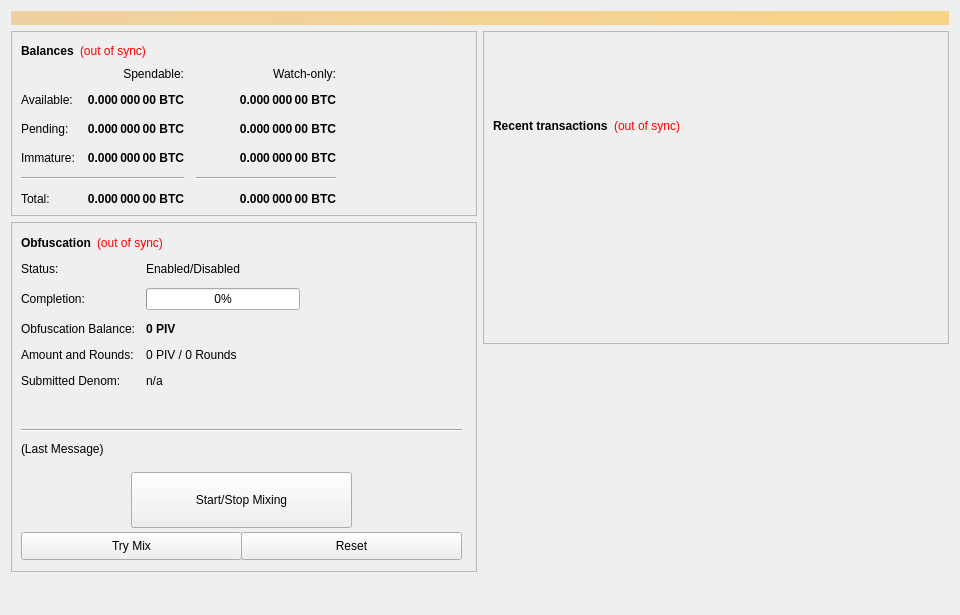
<?xml version="1.0" encoding="UTF-8"?>
<ui version="4.0">
 <class>OverviewPage</class>
 <widget class="QWidget" name="OverviewPage">
  <property name="geometry">
   <rect>
    <x>0</x>
    <y>0</y>
    <width>960</width>
    <height>615</height>
   </rect>
  </property>
  <property name="minimumSize">
   <size>
    <width>960</width>
    <height>0</height>
   </size>
  </property>
  <property name="windowTitle">
   <string>Form</string>
  </property>
  <layout class="QVBoxLayout" name="topLayout">
   <item>
    <widget class="QLabel" name="labelAlerts">
     <property name="visible">
      <bool>false</bool>
     </property>
     <property name="styleSheet">
      <string notr="true">background-color: qlineargradient(x1: 0, y1: 0, x2: 1, y2: 0, stop:0 #F0D0A0, stop:1 #F8D488); color:#000000;</string>
     </property>
     <property name="wordWrap">
      <bool>true</bool>
     </property>
     <property name="margin">
      <number>3</number>
     </property>
    </widget>
   </item>
   <item>
    <layout class="QHBoxLayout" name="horizontalLayout" stretch="1,1">
     <item>
      <layout class="QVBoxLayout" name="verticalLayout_2">
       <item>
        <widget class="QFrame" name="frame">
         <property name="frameShape">
          <enum>QFrame::StyledPanel</enum>
         </property>
         <property name="frameShadow">
          <enum>QFrame::Raised</enum>
         </property>
         <layout class="QVBoxLayout" name="verticalLayout_4">
          <item>
           <layout class="QHBoxLayout" name="horizontalLayout_4">
            <item>
             <widget class="QLabel" name="label_5">
              <property name="font">
               <font>
                <weight>75</weight>
                <bold>true</bold>
               </font>
              </property>
              <property name="text">
               <string>Balances</string>
              </property>
             </widget>
            </item>
            <item>
             <widget class="QLabel" name="labelWalletStatus">
              <property name="cursor">
               <cursorShape>WhatsThisCursor</cursorShape>
              </property>
              <property name="toolTip">
               <string>The displayed information may be out of date. Your wallet automatically synchronizes with the AZZURE network after a connection is established, but this process has not completed yet.</string>
              </property>
              <property name="styleSheet">
               <string notr="true">QLabel { color: red; }</string>
              </property>
              <property name="text">
               <string notr="true">(out of sync)</string>
              </property>
              <property name="alignment">
               <set>Qt::AlignLeading|Qt::AlignLeft|Qt::AlignVCenter</set>
              </property>
             </widget>
            </item>
            <item>
             <spacer name="horizontalSpacer_3">
              <property name="orientation">
               <enum>Qt::Horizontal</enum>
              </property>
              <property name="sizeHint" stdset="0">
               <size>
                <width>40</width>
                <height>20</height>
               </size>
              </property>
             </spacer>
            </item>
           </layout>
          </item>
          <item>
           <layout class="QGridLayout" name="gridLayout">
            <property name="spacing">
             <number>12</number>
            </property>
            <item row="2" column="2">
             <widget class="QLabel" name="labelWatchPending">
              <property name="font">
               <font>
                <weight>75</weight>
                <bold>true</bold>
               </font>
              </property>
              <property name="cursor">
               <cursorShape>IBeamCursor</cursorShape>
              </property>
              <property name="toolTip">
               <string>Unconfirmed transactions to watch-only addresses</string>
              </property>
              <property name="text">
               <string notr="true">0.000 000 00 BTC</string>
              </property>
              <property name="alignment">
               <set>Qt::AlignRight|Qt::AlignTrailing|Qt::AlignVCenter</set>
              </property>
              <property name="textInteractionFlags">
               <set>Qt::LinksAccessibleByMouse|Qt::TextSelectableByKeyboard|Qt::TextSelectableByMouse</set>
              </property>
             </widget>
            </item>
            <item row="2" column="1">
             <widget class="QLabel" name="labelUnconfirmed">
              <property name="font">
               <font>
                <weight>75</weight>
                <bold>true</bold>
               </font>
              </property>
              <property name="cursor">
               <cursorShape>IBeamCursor</cursorShape>
              </property>
              <property name="toolTip">
               <string>Total of transactions that have yet to be confirmed, and do not yet count toward the spendable balance</string>
              </property>
              <property name="text">
               <string notr="true">0.000 000 00 BTC</string>
              </property>
              <property name="alignment">
               <set>Qt::AlignRight|Qt::AlignTrailing|Qt::AlignVCenter</set>
              </property>
              <property name="textInteractionFlags">
               <set>Qt::LinksAccessibleByMouse|Qt::TextSelectableByKeyboard|Qt::TextSelectableByMouse</set>
              </property>
             </widget>
            </item>
            <item row="3" column="2">
             <widget class="QLabel" name="labelWatchImmature">
              <property name="font">
               <font>
                <weight>75</weight>
                <bold>true</bold>
               </font>
              </property>
              <property name="cursor">
               <cursorShape>IBeamCursor</cursorShape>
              </property>
              <property name="toolTip">
               <string>Staked or masternode rewards in watch-only addresses that has not yet matured</string>
              </property>
              <property name="text">
               <string notr="true">0.000 000 00 BTC</string>
              </property>
              <property name="alignment">
               <set>Qt::AlignRight|Qt::AlignTrailing|Qt::AlignVCenter</set>
              </property>
              <property name="textInteractionFlags">
               <set>Qt::LinksAccessibleByMouse|Qt::TextSelectableByKeyboard|Qt::TextSelectableByMouse</set>
              </property>
             </widget>
            </item>
            <item row="4" column="0" colspan="2">
             <widget class="Line" name="lineSpendableBalance">
              <property name="orientation">
               <enum>Qt::Horizontal</enum>
              </property>
             </widget>
            </item>
            <item row="4" column="2">
             <widget class="Line" name="lineWatchBalance">
              <property name="sizePolicy">
               <sizepolicy hsizetype="Preferred" vsizetype="Fixed">
                <horstretch>0</horstretch>
                <verstretch>0</verstretch>
               </sizepolicy>
              </property>
              <property name="minimumSize">
               <size>
                <width>140</width>
                <height>0</height>
               </size>
              </property>
              <property name="orientation">
               <enum>Qt::Horizontal</enum>
              </property>
             </widget>
            </item>
            <item row="5" column="0">
             <widget class="QLabel" name="labelTotalText">
              <property name="text">
               <string>Total:</string>
              </property>
             </widget>
            </item>
            <item row="3" column="1">
             <widget class="QLabel" name="labelImmature">
              <property name="font">
               <font>
                <weight>75</weight>
                <bold>true</bold>
               </font>
              </property>
              <property name="cursor">
               <cursorShape>IBeamCursor</cursorShape>
              </property>
              <property name="toolTip">
               <string>Staked or masternode rewards that has not yet matured</string>
              </property>
              <property name="text">
               <string notr="true">0.000 000 00 BTC</string>
              </property>
              <property name="alignment">
               <set>Qt::AlignRight|Qt::AlignTrailing|Qt::AlignVCenter</set>
              </property>
              <property name="textInteractionFlags">
               <set>Qt::LinksAccessibleByMouse|Qt::TextSelectableByKeyboard|Qt::TextSelectableByMouse</set>
              </property>
             </widget>
            </item>
            <item row="2" column="3">
             <spacer name="horizontalSpacer_2">
              <property name="orientation">
               <enum>Qt::Horizontal</enum>
              </property>
              <property name="sizeHint" stdset="0">
               <size>
                <width>40</width>
                <height>20</height>
               </size>
              </property>
             </spacer>
            </item>
            <item row="3" column="0">
             <widget class="QLabel" name="labelImmatureText">
              <property name="text">
               <string>Immature:</string>
              </property>
             </widget>
            </item>
            <item row="5" column="1">
             <widget class="QLabel" name="labelTotal">
              <property name="font">
               <font>
                <weight>75</weight>
                <bold>true</bold>
               </font>
              </property>
              <property name="cursor">
               <cursorShape>IBeamCursor</cursorShape>
              </property>
              <property name="toolTip">
               <string>Your current total balance</string>
              </property>
              <property name="text">
               <string notr="true">0.000 000 00 BTC</string>
              </property>
              <property name="alignment">
               <set>Qt::AlignRight|Qt::AlignTrailing|Qt::AlignVCenter</set>
              </property>
              <property name="textInteractionFlags">
               <set>Qt::LinksAccessibleByMouse|Qt::TextSelectableByKeyboard|Qt::TextSelectableByMouse</set>
              </property>
             </widget>
            </item>
            <item row="5" column="2">
             <widget class="QLabel" name="labelWatchTotal">
              <property name="font">
               <font>
                <weight>75</weight>
                <bold>true</bold>
               </font>
              </property>
              <property name="cursor">
               <cursorShape>IBeamCursor</cursorShape>
              </property>
              <property name="toolTip">
               <string>Current total balance in watch-only addresses</string>
              </property>
              <property name="text">
               <string notr="true">0.000 000 00 BTC</string>
              </property>
              <property name="alignment">
               <set>Qt::AlignRight|Qt::AlignTrailing|Qt::AlignVCenter</set>
              </property>
              <property name="textInteractionFlags">
               <set>Qt::LinksAccessibleByMouse|Qt::TextSelectableByKeyboard|Qt::TextSelectableByMouse</set>
              </property>
             </widget>
            </item>
            <item row="0" column="2">
             <widget class="QLabel" name="labelWatchonly">
              <property name="text">
               <string>Watch-only:</string>
              </property>
              <property name="alignment">
               <set>Qt::AlignRight|Qt::AlignTrailing|Qt::AlignVCenter</set>
              </property>
             </widget>
            </item>
            <item row="1" column="0">
             <widget class="QLabel" name="labelBalanceText">
              <property name="text">
               <string>Available:</string>
              </property>
             </widget>
            </item>
            <item row="1" column="1">
             <widget class="QLabel" name="labelBalance">
              <property name="font">
               <font>
                <weight>75</weight>
                <bold>true</bold>
               </font>
              </property>
              <property name="cursor">
               <cursorShape>IBeamCursor</cursorShape>
              </property>
              <property name="toolTip">
               <string>Your current spendable balance</string>
              </property>
              <property name="text">
               <string notr="true">0.000 000 00 BTC</string>
              </property>
              <property name="alignment">
               <set>Qt::AlignRight|Qt::AlignTrailing|Qt::AlignVCenter</set>
              </property>
              <property name="textInteractionFlags">
               <set>Qt::LinksAccessibleByMouse|Qt::TextSelectableByKeyboard|Qt::TextSelectableByMouse</set>
              </property>
             </widget>
            </item>
            <item row="1" column="2">
             <widget class="QLabel" name="labelWatchAvailable">
              <property name="font">
               <font>
                <weight>75</weight>
                <bold>true</bold>
               </font>
              </property>
              <property name="cursor">
               <cursorShape>IBeamCursor</cursorShape>
              </property>
              <property name="toolTip">
               <string>Your current balance in watch-only addresses</string>
              </property>
              <property name="text">
               <string notr="true">0.000 000 00 BTC</string>
              </property>
              <property name="alignment">
               <set>Qt::AlignRight|Qt::AlignTrailing|Qt::AlignVCenter</set>
              </property>
              <property name="textInteractionFlags">
               <set>Qt::LinksAccessibleByMouse|Qt::TextSelectableByKeyboard|Qt::TextSelectableByMouse</set>
              </property>
             </widget>
            </item>
            <item row="2" column="0">
             <widget class="QLabel" name="labelPendingText">
              <property name="text">
               <string>Pending:</string>
              </property>
             </widget>
            </item>
            <item row="0" column="1">
             <widget class="QLabel" name="labelSpendable">
              <property name="text">
               <string>Spendable:</string>
              </property>
              <property name="alignment">
               <set>Qt::AlignRight|Qt::AlignTrailing|Qt::AlignVCenter</set>
              </property>
             </widget>
            </item>
           </layout>
          </item>
         </layout>
        </widget>
       </item>
       <item>
        <widget class="QFrame" name="frameObfuscation">
         <property name="minimumSize">
          <size>
           <width>0</width>
           <height>350</height>
          </size>
         </property>
         <property name="layoutDirection">
          <enum>Qt::LeftToRight</enum>
         </property>
         <property name="frameShape">
          <enum>QFrame::StyledPanel</enum>
         </property>
         <property name="frameShadow">
          <enum>QFrame::Raised</enum>
         </property>
         <widget class="QWidget" name="formLayoutWidget">
          <property name="geometry">
           <rect>
            <x>10</x>
            <y>40</y>
            <width>451</width>
            <height>161</height>
           </rect>
          </property>
          <layout class="QFormLayout" name="formLayout">
           <property name="fieldGrowthPolicy">
            <enum>QFormLayout::AllNonFixedFieldsGrow</enum>
           </property>
           <property name="horizontalSpacing">
            <number>11</number>
           </property>
           <property name="verticalSpacing">
            <number>12</number>
           </property>
           <item row="0" column="0">
            <widget class="QLabel" name="label_6">
             <property name="text">
              <string>Status:</string>
             </property>
            </widget>
           </item>
           <item row="1" column="0">
            <widget class="QLabel" name="label_7">
             <property name="text">
              <string>Completion:</string>
             </property>
            </widget>
           </item>
           <item row="1" column="1">
            <widget class="QProgressBar" name="obfuscationProgress">
             <property name="maximumSize">
              <size>
               <width>154</width>
               <height>16777215</height>
              </size>
             </property>
             <property name="value">
              <number>0</number>
             </property>
            </widget>
           </item>
           <item row="2" column="0">
            <widget class="QLabel" name="labelAnonymizedText">
             <property name="text">
              <string>Obfuscation Balance:</string>
             </property>
            </widget>
           </item>
           <item row="2" column="1">
            <widget class="QLabel" name="labelAnonymized">
             <property name="font">
              <font>
               <weight>75</weight>
               <bold>true</bold>
              </font>
             </property>
             <property name="text">
              <string notr="true">0 PIV</string>
             </property>
            </widget>
           </item>
           <item row="3" column="0">
            <widget class="QLabel" name="label_8">
             <property name="text">
              <string>Amount and Rounds:</string>
             </property>
            </widget>
           </item>
           <item row="3" column="1">
            <widget class="QLabel" name="labelAmountRounds">
             <property name="text">
              <string>0 PIV / 0 Rounds</string>
             </property>
            </widget>
           </item>
           <item row="4" column="0">
            <widget class="QLabel" name="label_9">
             <property name="text">
              <string>Submitted Denom:</string>
             </property>
            </widget>
           </item>
           <item row="4" column="1">
            <widget class="QLabel" name="labelSubmittedDenom">
             <property name="toolTip">
              <string>The denominations you submitted to the Masternode.&lt;br&gt;To mix, other users must submit the exact same denominations.</string>
             </property>
             <property name="text">
              <string>n/a</string>
             </property>
            </widget>
           </item>
           <item row="0" column="1">
            <widget class="QLabel" name="obfuscationEnabled">
             <property name="text">
              <string>Enabled/Disabled</string>
             </property>
            </widget>
           </item>
          </layout>
         </widget>
         <widget class="QPushButton" name="runAutoDenom">
          <property name="geometry">
           <rect>
            <x>251</x>
            <y>17</y>
            <width>1</width>
            <height>1</height>
           </rect>
          </property>
          <property name="palette">
           <palette>
            <active>
             <colorrole role="WindowText">
              <brush brushstyle="SolidPattern">
               <color alpha="255">
                <red>0</red>
                <green>0</green>
                <blue>0</blue>
               </color>
              </brush>
             </colorrole>
             <colorrole role="Button">
              <brush brushstyle="SolidPattern">
               <color alpha="255">
                <red>239</red>
                <green>238</green>
                <blue>238</blue>
               </color>
              </brush>
             </colorrole>
             <colorrole role="Light">
              <brush brushstyle="SolidPattern">
               <color alpha="255">
                <red>255</red>
                <green>255</green>
                <blue>255</blue>
               </color>
              </brush>
             </colorrole>
             <colorrole role="Midlight">
              <brush brushstyle="SolidPattern">
               <color alpha="255">
                <red>247</red>
                <green>246</green>
                <blue>246</blue>
               </color>
              </brush>
             </colorrole>
             <colorrole role="Dark">
              <brush brushstyle="SolidPattern">
               <color alpha="255">
                <red>119</red>
                <green>119</green>
                <blue>119</blue>
               </color>
              </brush>
             </colorrole>
             <colorrole role="Mid">
              <brush brushstyle="SolidPattern">
               <color alpha="255">
                <red>159</red>
                <green>159</green>
                <blue>159</blue>
               </color>
              </brush>
             </colorrole>
             <colorrole role="Text">
              <brush brushstyle="SolidPattern">
               <color alpha="255">
                <red>0</red>
                <green>0</green>
                <blue>0</blue>
               </color>
              </brush>
             </colorrole>
             <colorrole role="BrightText">
              <brush brushstyle="SolidPattern">
               <color alpha="255">
                <red>255</red>
                <green>255</green>
                <blue>255</blue>
               </color>
              </brush>
             </colorrole>
             <colorrole role="ButtonText">
              <brush brushstyle="SolidPattern">
               <color alpha="255">
                <red>0</red>
                <green>0</green>
                <blue>0</blue>
               </color>
              </brush>
             </colorrole>
             <colorrole role="Base">
              <brush brushstyle="SolidPattern">
               <color alpha="255">
                <red>255</red>
                <green>255</green>
                <blue>255</blue>
               </color>
              </brush>
             </colorrole>
             <colorrole role="Window">
              <brush brushstyle="SolidPattern">
               <color alpha="255">
                <red>239</red>
                <green>238</green>
                <blue>238</blue>
               </color>
              </brush>
             </colorrole>
             <colorrole role="Shadow">
              <brush brushstyle="SolidPattern">
               <color alpha="255">
                <red>0</red>
                <green>0</green>
                <blue>0</blue>
               </color>
              </brush>
             </colorrole>
             <colorrole role="AlternateBase">
              <brush brushstyle="SolidPattern">
               <color alpha="255">
                <red>247</red>
                <green>246</green>
                <blue>246</blue>
               </color>
              </brush>
             </colorrole>
             <colorrole role="ToolTipBase">
              <brush brushstyle="SolidPattern">
               <color alpha="255">
                <red>255</red>
                <green>255</green>
                <blue>220</blue>
               </color>
              </brush>
             </colorrole>
             <colorrole role="ToolTipText">
              <brush brushstyle="SolidPattern">
               <color alpha="255">
                <red>0</red>
                <green>0</green>
                <blue>0</blue>
               </color>
              </brush>
             </colorrole>
            </active>
            <inactive>
             <colorrole role="WindowText">
              <brush brushstyle="SolidPattern">
               <color alpha="255">
                <red>0</red>
                <green>0</green>
                <blue>0</blue>
               </color>
              </brush>
             </colorrole>
             <colorrole role="Button">
              <brush brushstyle="SolidPattern">
               <color alpha="255">
                <red>239</red>
                <green>238</green>
                <blue>238</blue>
               </color>
              </brush>
             </colorrole>
             <colorrole role="Light">
              <brush brushstyle="SolidPattern">
               <color alpha="255">
                <red>255</red>
                <green>255</green>
                <blue>255</blue>
               </color>
              </brush>
             </colorrole>
             <colorrole role="Midlight">
              <brush brushstyle="SolidPattern">
               <color alpha="255">
                <red>247</red>
                <green>246</green>
                <blue>246</blue>
               </color>
              </brush>
             </colorrole>
             <colorrole role="Dark">
              <brush brushstyle="SolidPattern">
               <color alpha="255">
                <red>119</red>
                <green>119</green>
                <blue>119</blue>
               </color>
              </brush>
             </colorrole>
             <colorrole role="Mid">
              <brush brushstyle="SolidPattern">
               <color alpha="255">
                <red>159</red>
                <green>159</green>
                <blue>159</blue>
               </color>
              </brush>
             </colorrole>
             <colorrole role="Text">
              <brush brushstyle="SolidPattern">
               <color alpha="255">
                <red>0</red>
                <green>0</green>
                <blue>0</blue>
               </color>
              </brush>
             </colorrole>
             <colorrole role="BrightText">
              <brush brushstyle="SolidPattern">
               <color alpha="255">
                <red>255</red>
                <green>255</green>
                <blue>255</blue>
               </color>
              </brush>
             </colorrole>
             <colorrole role="ButtonText">
              <brush brushstyle="SolidPattern">
               <color alpha="255">
                <red>0</red>
                <green>0</green>
                <blue>0</blue>
               </color>
              </brush>
             </colorrole>
             <colorrole role="Base">
              <brush brushstyle="SolidPattern">
               <color alpha="255">
                <red>255</red>
                <green>255</green>
                <blue>255</blue>
               </color>
              </brush>
             </colorrole>
             <colorrole role="Window">
              <brush brushstyle="SolidPattern">
               <color alpha="255">
                <red>239</red>
                <green>238</green>
                <blue>238</blue>
               </color>
              </brush>
             </colorrole>
             <colorrole role="Shadow">
              <brush brushstyle="SolidPattern">
               <color alpha="255">
                <red>0</red>
                <green>0</green>
                <blue>0</blue>
               </color>
              </brush>
             </colorrole>
             <colorrole role="AlternateBase">
              <brush brushstyle="SolidPattern">
               <color alpha="255">
                <red>247</red>
                <green>246</green>
                <blue>246</blue>
               </color>
              </brush>
             </colorrole>
             <colorrole role="ToolTipBase">
              <brush brushstyle="SolidPattern">
               <color alpha="255">
                <red>255</red>
                <green>255</green>
                <blue>220</blue>
               </color>
              </brush>
             </colorrole>
             <colorrole role="ToolTipText">
              <brush brushstyle="SolidPattern">
               <color alpha="255">
                <red>0</red>
                <green>0</green>
                <blue>0</blue>
               </color>
              </brush>
             </colorrole>
            </inactive>
            <disabled>
             <colorrole role="WindowText">
              <brush brushstyle="SolidPattern">
               <color alpha="255">
                <red>119</red>
                <green>119</green>
                <blue>119</blue>
               </color>
              </brush>
             </colorrole>
             <colorrole role="Button">
              <brush brushstyle="SolidPattern">
               <color alpha="255">
                <red>239</red>
                <green>238</green>
                <blue>238</blue>
               </color>
              </brush>
             </colorrole>
             <colorrole role="Light">
              <brush brushstyle="SolidPattern">
               <color alpha="255">
                <red>255</red>
                <green>255</green>
                <blue>255</blue>
               </color>
              </brush>
             </colorrole>
             <colorrole role="Midlight">
              <brush brushstyle="SolidPattern">
               <color alpha="255">
                <red>247</red>
                <green>246</green>
                <blue>246</blue>
               </color>
              </brush>
             </colorrole>
             <colorrole role="Dark">
              <brush brushstyle="SolidPattern">
               <color alpha="255">
                <red>119</red>
                <green>119</green>
                <blue>119</blue>
               </color>
              </brush>
             </colorrole>
             <colorrole role="Mid">
              <brush brushstyle="SolidPattern">
               <color alpha="255">
                <red>159</red>
                <green>159</green>
                <blue>159</blue>
               </color>
              </brush>
             </colorrole>
             <colorrole role="Text">
              <brush brushstyle="SolidPattern">
               <color alpha="255">
                <red>119</red>
                <green>119</green>
                <blue>119</blue>
               </color>
              </brush>
             </colorrole>
             <colorrole role="BrightText">
              <brush brushstyle="SolidPattern">
               <color alpha="255">
                <red>255</red>
                <green>255</green>
                <blue>255</blue>
               </color>
              </brush>
             </colorrole>
             <colorrole role="ButtonText">
              <brush brushstyle="SolidPattern">
               <color alpha="255">
                <red>119</red>
                <green>119</green>
                <blue>119</blue>
               </color>
              </brush>
             </colorrole>
             <colorrole role="Base">
              <brush brushstyle="SolidPattern">
               <color alpha="255">
                <red>239</red>
                <green>238</green>
                <blue>238</blue>
               </color>
              </brush>
             </colorrole>
             <colorrole role="Window">
              <brush brushstyle="SolidPattern">
               <color alpha="255">
                <red>239</red>
                <green>238</green>
                <blue>238</blue>
               </color>
              </brush>
             </colorrole>
             <colorrole role="Shadow">
              <brush brushstyle="SolidPattern">
               <color alpha="255">
                <red>0</red>
                <green>0</green>
                <blue>0</blue>
               </color>
              </brush>
             </colorrole>
             <colorrole role="AlternateBase">
              <brush brushstyle="SolidPattern">
               <color alpha="255">
                <red>239</red>
                <green>238</green>
                <blue>238</blue>
               </color>
              </brush>
             </colorrole>
             <colorrole role="ToolTipBase">
              <brush brushstyle="SolidPattern">
               <color alpha="255">
                <red>255</red>
                <green>255</green>
                <blue>220</blue>
               </color>
              </brush>
             </colorrole>
             <colorrole role="ToolTipText">
              <brush brushstyle="SolidPattern">
               <color alpha="255">
                <red>0</red>
                <green>0</green>
                <blue>0</blue>
               </color>
              </brush>
             </colorrole>
            </disabled>
           </palette>
          </property>
          <property name="focusPolicy">
           <enum>Qt::NoFocus</enum>
          </property>
          <property name="autoFillBackground">
           <bool>true</bool>
          </property>
          <property name="text">
           <string/>
          </property>
          <property name="flat">
           <bool>true</bool>
          </property>
         </widget>
         <widget class="QPushButton" name="toggleObfuscation">
          <property name="geometry">
           <rect>
            <x>120</x>
            <y>250</y>
            <width>221</width>
            <height>56</height>
           </rect>
          </property>
          <property name="sizePolicy">
           <sizepolicy hsizetype="MinimumExpanding" vsizetype="Fixed">
            <horstretch>0</horstretch>
            <verstretch>0</verstretch>
           </sizepolicy>
          </property>
          <property name="text">
           <string>Start/Stop Mixing</string>
          </property>
         </widget>
         <widget class="Line" name="lineLastMessage">
          <property name="geometry">
           <rect>
            <x>10</x>
            <y>200</y>
            <width>441</width>
            <height>16</height>
           </rect>
          </property>
          <property name="orientation">
           <enum>Qt::Horizontal</enum>
          </property>
         </widget>
         <widget class="QLabel" name="obfuscationStatus">
          <property name="geometry">
           <rect>
            <x>10</x>
            <y>220</y>
            <width>451</width>
            <height>61</height>
           </rect>
          </property>
          <property name="minimumSize">
           <size>
            <width>288</width>
            <height>43</height>
           </size>
          </property>
          <property name="text">
           <string>(Last Message)</string>
          </property>
          <property name="alignment">
           <set>Qt::AlignLeading|Qt::AlignLeft|Qt::AlignTop</set>
          </property>
          <property name="wordWrap">
           <bool>true</bool>
          </property>
         </widget>
         <widget class="QPushButton" name="obfuscationAuto">
          <property name="geometry">
           <rect>
            <x>10</x>
            <y>310</y>
            <width>221</width>
            <height>28</height>
           </rect>
          </property>
          <property name="sizePolicy">
           <sizepolicy hsizetype="MinimumExpanding" vsizetype="Fixed">
            <horstretch>0</horstretch>
            <verstretch>0</verstretch>
           </sizepolicy>
          </property>
          <property name="toolTip">
           <string>Try to manually submit a Obfuscation request.</string>
          </property>
          <property name="text">
           <string>Try Mix</string>
          </property>
         </widget>
         <widget class="QPushButton" name="obfuscationReset">
          <property name="geometry">
           <rect>
            <x>230</x>
            <y>310</y>
            <width>221</width>
            <height>28</height>
           </rect>
          </property>
          <property name="sizePolicy">
           <sizepolicy hsizetype="MinimumExpanding" vsizetype="Fixed">
            <horstretch>0</horstretch>
            <verstretch>0</verstretch>
           </sizepolicy>
          </property>
          <property name="toolTip">
           <string>Reset the current status of Obfuscation (can interrupt Obfuscation if it's in the process of Mixing, which can cost you money!)</string>
          </property>
          <property name="autoFillBackground">
           <bool>false</bool>
          </property>
          <property name="text">
           <string>Reset</string>
          </property>
         </widget>
         <widget class="QWidget" name="layoutWidget">
          <property name="geometry">
           <rect>
            <x>10</x>
            <y>10</y>
            <width>431</width>
            <height>22</height>
           </rect>
          </property>
          <layout class="QHBoxLayout" name="horizontalLayout_5">
           <item>
            <widget class="QLabel" name="label_2">
             <property name="font">
              <font>
               <weight>75</weight>
               <bold>true</bold>
              </font>
             </property>
             <property name="text">
              <string>Obfuscation</string>
             </property>
            </widget>
           </item>
           <item>
            <widget class="QLabel" name="labelObfuscationSyncStatus">
             <property name="toolTip">
              <string>The displayed information may be out of date. Your wallet automatically synchronizes with the AZZURE network after a connection is established, but this process has not completed yet.</string>
             </property>
             <property name="styleSheet">
              <string notr="true">QLabel { color: red; }</string>
             </property>
             <property name="text">
              <string notr="true">(out of sync)</string>
             </property>
             <property name="alignment">
              <set>Qt::AlignLeading|Qt::AlignLeft|Qt::AlignVCenter</set>
             </property>
            </widget>
           </item>
           <item>
            <spacer name="horizontalSpacer_4">
             <property name="orientation">
              <enum>Qt::Horizontal</enum>
             </property>
             <property name="sizeHint" stdset="0">
              <size>
               <width>40</width>
               <height>20</height>
              </size>
             </property>
            </spacer>
           </item>
          </layout>
         </widget>
        </widget>
       </item>
       <item>
        <spacer name="verticalSpacer">
         <property name="orientation">
          <enum>Qt::Vertical</enum>
         </property>
         <property name="sizeHint" stdset="0">
          <size>
           <width>20</width>
           <height>40</height>
          </size>
         </property>
        </spacer>
       </item>
      </layout>
     </item>
     <item>
      <layout class="QVBoxLayout" name="verticalLayout_3">
       <item>
        <widget class="QFrame" name="frame_2">
         <property name="frameShape">
          <enum>QFrame::StyledPanel</enum>
         </property>
         <property name="frameShadow">
          <enum>QFrame::Raised</enum>
         </property>
         <layout class="QVBoxLayout" name="verticalLayout">
          <item>
           <spacer name="verticalSpacer_3">
            <property name="orientation">
             <enum>Qt::Vertical</enum>
            </property>
            <property name="sizeType">
             <enum>QSizePolicy::Fixed</enum>
            </property>
            <property name="sizeHint" stdset="0">
             <size>
              <width>20</width>
              <height>75</height>
             </size>
            </property>
           </spacer>
          </item>
          <item>
           <layout class="QHBoxLayout" name="horizontalLayout_2">
            <item>
             <widget class="QLabel" name="label_4">
              <property name="font">
               <font>
                <weight>75</weight>
                <bold>true</bold>
               </font>
              </property>
              <property name="text">
               <string>Recent transactions</string>
              </property>
             </widget>
            </item>
            <item>
             <widget class="QLabel" name="labelTransactionsStatus">
              <property name="cursor">
               <cursorShape>WhatsThisCursor</cursorShape>
              </property>
              <property name="toolTip">
               <string>The displayed information may be out of date. Your wallet automatically synchronizes with the AZZURE network after a connection is established, but this process has not completed yet.</string>
              </property>
              <property name="styleSheet">
               <string notr="true">QLabel { color: red; }</string>
              </property>
              <property name="text">
               <string notr="true">(out of sync)</string>
              </property>
              <property name="alignment">
               <set>Qt::AlignRight|Qt::AlignTrailing|Qt::AlignVCenter</set>
              </property>
             </widget>
            </item>
            <item>
             <spacer name="horizontalSpacer">
              <property name="orientation">
               <enum>Qt::Horizontal</enum>
              </property>
              <property name="sizeHint" stdset="0">
               <size>
                <width>40</width>
                <height>20</height>
               </size>
              </property>
             </spacer>
            </item>
           </layout>
          </item>
          <item>
           <widget class="QListView" name="listTransactions">
            <property name="styleSheet">
             <string notr="true">QListView { background: transparent; }</string>
            </property>
            <property name="frameShape">
             <enum>QFrame::NoFrame</enum>
            </property>
            <property name="verticalScrollBarPolicy">
             <enum>Qt::ScrollBarAlwaysOff</enum>
            </property>
            <property name="horizontalScrollBarPolicy">
             <enum>Qt::ScrollBarAlwaysOff</enum>
            </property>
            <property name="selectionMode">
             <enum>QAbstractItemView::NoSelection</enum>
            </property>
           </widget>
          </item>
         </layout>
        </widget>
       </item>
       <item>
        <spacer name="verticalSpacer_2">
         <property name="orientation">
          <enum>Qt::Vertical</enum>
         </property>
         <property name="sizeType">
          <enum>QSizePolicy::Expanding</enum>
         </property>
         <property name="sizeHint" stdset="0">
          <size>
           <width>20</width>
           <height>40</height>
          </size>
         </property>
        </spacer>
       </item>
      </layout>
     </item>
    </layout>
   </item>
  </layout>
 </widget>
 <resources/>
 <connections/>
</ui>
